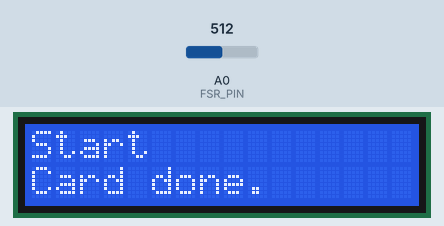
Bench run of a sketch on a simulated Arduino Uno, built with avr-gcc and run on an emulated ATmega328P. On the bench: 16×2 character LCD. Inputs (shaded band) come from the test bench; at power-on: A0 (FSR_PIN) = 512. Storage starts empty; what the sketch prints to the serial monitor is not drawn.

Above: at 2.6 s.
At 6.3 s:
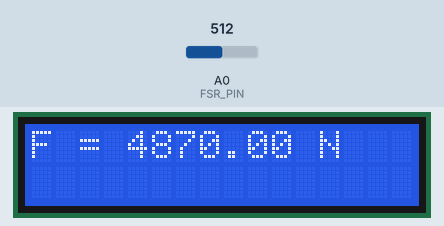
6.4 s: A0 (FSR_PIN) set to 1012
At 7.6 s:
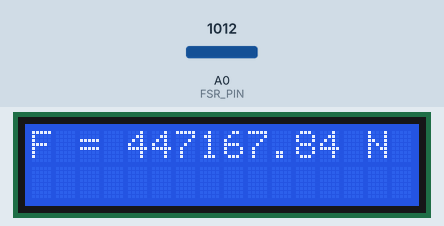
7.9 s: A0 (FSR_PIN) set to 1023
At 8.9 s:
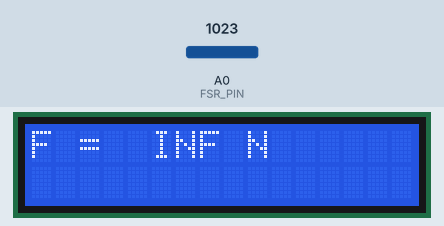
9.4 s: A0 (FSR_PIN) set to 900
At 10.1 s:
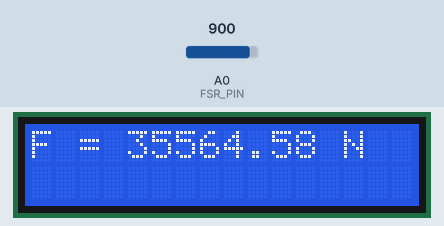
Timing chart, 0 to 12.4 s (numbered marks = the images above; inputs shaded):
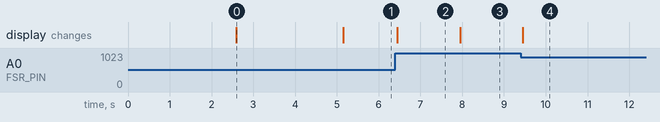

The sketch:

precisionpinch4.0.ino
```cpp
/*

PrecisionPinch 4.0

This code is used to measure the resistance through a Force Sensitive Resistor, display
it on the serial monitor, a 16x2 LCD display, and record it to a micro SD card.
It must be calibrated to accurately to function properly.

The LCD display weight in kgs and pressure in Pa, the serial monitor displays weight
in kgs, and the weight is saved to the micro SD card in kgs. The units  can be
altered by changing the calibration equation to convert to another unit of mass or
pressure. Based on the current equations, the needle drivers must be centered accross
the FSR.

The circuit:
 * LCD RS pin to D7
 * LCD Enable pin to D6
 * LCD D4 pin to D5
 * LCD D5 pin to D4
 * LCD D6 pin to D3
 * LCD D7 pin to D2
 * LCD R/W pin to ground
 * LCD VSS pin to ground of potentiometer
 * LCD VCC pin to 5V
 * LCD V0 pin to wiper of 10K potentiometer
 * LCD 15 pin to 220 Ohm resistor then +5V
 * LCD 16 pin to ground
 *
 * FSR 1 pin to +5V
 * FSR 2 pin to 10 KOhm resistor to ground
        change 10K resistor to range of sensitivity
 * FSR 2 pin to A0
 *
 * MicroSD card adapter GND to ground
 * MicroSD card adapter VCC to +5V
 * MicroSD card adapter MISO to D12
 * MicroSD card adapter MOSI to D11
 * MicroSD card adapter SCK to D13
 * MicroSD card adapter CS to D10

Created by Grant D Wandling
Penn State College of Medicine
January 2019

*/

    // include the library codes:
#include <LiquidCrystal.h>
#include <SPI.h>
#include <SD.h>

    // Pin connected to SD memory unit
const int chipSelect = 10;
    // Pin connected to FSR/resistor divider
const int FSR_PIN = A0;

    // Measure the voltage at 5V and resistance of your 3.3k resistor,
    //    and enter their value's below:
    // Measured voltage of Ardunio 5V line
const float VCC = 4.98;
    // Measured resistance of 10kOhm resistor
const float R_DIV = 10000.0;
    // set period in milliseconds
int period = 50;
    // set current time counter
unsigned long time_now = 0;

    // initialize the library with the numbers of the interface pins
LiquidCrystal lcd( 7, 6, 5, 4, 3, 2);


void setup() {
  Serial.begin(9600);

  pinMode(FSR_PIN, INPUT);
      // set up the LCD's number of columns and rows:
  lcd.begin(16, 2);
      // Print a message to the LCD.
  lcd.print("Start");

      // Print start card message to lcd and monitor
  Serial.print("Initializing SD card...");
      // set cursor next row
    lcd.setCursor(0, 1);
    lcd.println("SD card...");
        // delay 2.5s to read
      delay(2500);

      // Print failed card message to lcd and monitor
  if (!SD.begin()) {
    Serial.println("initialization failed!");
        // set cursor next row
      lcd.setCursor(0, 1);
      lcd.println("Card failed!");
          // delay 100s
        delay(100000);


    return;
  }

      // Print card done message to lcd and monitor
  Serial.println("initialization done.");
      // set cursor next row
    lcd.setCursor(0, 1);
    lcd.println("Card done.");
        // delay 2.5s to read
      delay(2500);
      lcd.clear();

      // create file
    File dataFile;
        // open SD card and add file
      dataFile = SD.open("datalog.txt", FILE_WRITE);
        // identify new data on SD card file
      dataFile.println("New data");
        // close file
      dataFile.close();

}


void loop() {

  time_now = millis();

      // define FSR current as your analog FSR pin
  int fsrADC = analogRead(FSR_PIN);
      // Create file
  File dataFile;
      // Open SD card add created text file
  dataFile = SD.open("datalog.txt", FILE_WRITE);

    // If the FSR has no pressure, the resistance will be
    //    near infinite. So the current should be near 0.
  if (fsrADC != 0) // If the analog reading is non-zero
  {
      // Use ADC reading to calculate voltage:
    float fsrV = fsrADC * VCC / 1023.0;  // Volts
      // Use voltage and static resistor value to
      // Calculate FSR resistance:
    float fsrR = R_DIV * (VCC / fsrV - 1.0) / 1000; // kOhms
      // Calculate weight based on calibration
    float fsrW1 = 1113.4 * (1 / (fsrR)); // lbs       <- CALIBRATION EQUATION; R^2=0.982
      // Convert lbs to kg
    float fsrW2 = fsrW1 * 4.45; // kg
      // Calculate force based on mass and gavitational acceleration
    float fsrM = fsrW2 * 9.81; // Newtons
      // Calculate pressure in MPa based on needle driver width & placement on sensor
      //    needle drivers should be centered through sensor for accuracy
      //    needle driver width = 3mm; sensor diameter = 10mm
      //    area = 30 mm^2 = 3*10^-5 m^2
      //    1 MPa = 1000000 Pa
    // float fsrP = (fsrM / 0.00003) / 1000000;  // MPa
      // Print force to file
    dataFile.println(String(fsrM));
      // close file
    dataFile.close();
      // clear LCD
    lcd.clear();
      // Print force detected to LCD
    lcd.print("F = " + String(fsrM) + " N");

      while (millis() < time_now + period){
        //wait approx. [period] ms
      }
  }

  else
  {
      // No pressure detected
      // Print zero to file
    dataFile.println("0");
      // close file
    dataFile.close();
      // clear lcd
    lcd.clear();
      // print LCD
    lcd.print("F = 0 N");

      while (millis() < time_now + period){
          //wait approx. [period] ms
        }
  }

}
```

Measured:
- the behaviour switches between 1022 and 1023 on A0 (FSR_PIN) (found by bisection; images 2 and 3)
- after the input at 6.4 s, the display: changes after 0.05 s (image 2)
- after the input at 7.9 s, the display: changes after 0.05 s (image 3)
- after the input at 9.4 s, the display: changes after 0.05 s (image 4)
- what the display in image 0 shows lasts 2.6 s, from 2.6 s to 5.2 s
